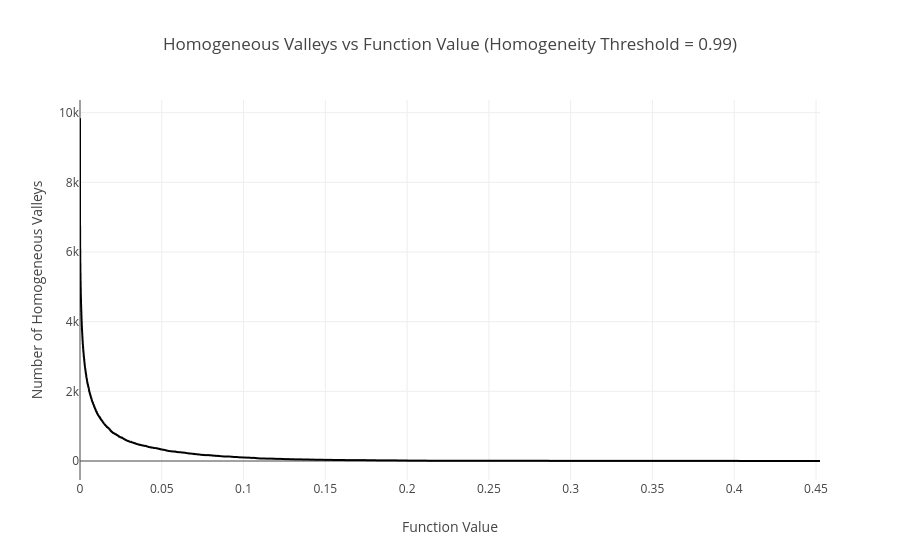

The cell this chart's notebook holds for it:
### Code cell
import plotly.express as px

px.line(x=fns, y=counts, labels={"x": "Function Value", "y": "Number of Homogeneous Valleys"}, title=f"Homogeneous Valleys vs Function Value (Homogeneity Threshold = {proportion})")

### Figure 1 — Plotly figure (JSON) as saved in the notebook; plotly's stock layout.template omitted (floating-point values rounded to 4 significant figures; data arrays with more than 128 entries replaced by an {"elided": "..."} marker saying what was removed)
{"data": [{"hovertemplate": "Function Value=%{x}<br>Number of Homogeneous Valleys=%{y}<extra></extra>", "legendgroup": "", "line": {"color": "#000001", "dash": "solid"}, "marker": {"symbol": "circle"}, "mode": "lines", "name": "", "showlegend": false, "type": "scattergl", "x": {"elided": "9942 float values"}, "xaxis": "x", "y": {"elided": "9942 int values"}, "yaxis": "y"}], "layout": {"legend": {"tracegroupgap": 0}, "title": {"text": "Homogeneous Valleys vs Function Value (Homogeneity Threshold = 0.99)"}, "xaxis": {"anchor": "y", "domain": [0, 1], "title": {"text": "Function Value"}}, "yaxis": {"anchor": "x", "domain": [0, 1], "title": {"text": "Number of Homogeneous Valleys"}}}}
